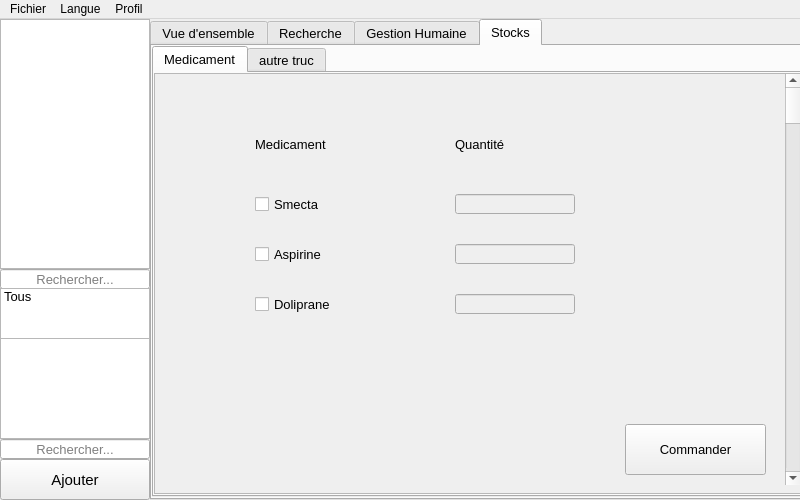
<?xml version="1.0" encoding="UTF-8"?>
<ui version="4.0">
 <class>MainWin</class>
 <widget class="QMainWindow" name="MainWin">
  <property name="geometry">
   <rect>
    <x>0</x>
    <y>0</y>
    <width>800</width>
    <height>500</height>
   </rect>
  </property>
  <property name="minimumSize">
   <size>
    <width>800</width>
    <height>500</height>
   </size>
  </property>
  <property name="maximumSize">
   <size>
    <width>800</width>
    <height>500</height>
   </size>
  </property>
  <property name="windowTitle">
   <string>Humanitaire 2.0</string>
  </property>
  <widget class="QWidget" name="centralWidget">
   <widget class="QTabWidget" name="tabs">
    <property name="geometry">
     <rect>
      <x>150</x>
      <y>0</y>
      <width>661</width>
      <height>481</height>
     </rect>
    </property>
    <property name="font">
     <font>
      <pointsize>10</pointsize>
     </font>
    </property>
    <property name="currentIndex">
     <number>3</number>
    </property>
    <property name="tabsClosable">
     <bool>false</bool>
    </property>
    <property name="tabBarAutoHide">
     <bool>false</bool>
    </property>
    <widget class="QWidget" name="tab_overview">
     <attribute name="title">
      <string>Vue d'ensemble</string>
     </attribute>
     <widget class="QGroupBox" name="groupbox_campOther">
      <property name="geometry">
       <rect>
        <x>0</x>
        <y>-5</y>
        <width>651</width>
        <height>461</height>
       </rect>
      </property>
      <property name="title">
       <string/>
      </property>
      <property name="flat">
       <bool>true</bool>
      </property>
      <widget class="QLineEdit" name="text_campName">
       <property name="enabled">
        <bool>false</bool>
       </property>
       <property name="geometry">
        <rect>
         <x>240</x>
         <y>110</y>
         <width>120</width>
         <height>20</height>
        </rect>
       </property>
      </widget>
      <widget class="QLineEdit" name="text_campLoc">
       <property name="enabled">
        <bool>false</bool>
       </property>
       <property name="geometry">
        <rect>
         <x>240</x>
         <y>150</y>
         <width>120</width>
         <height>20</height>
        </rect>
       </property>
      </widget>
      <widget class="QLineEdit" name="text_campNbRefugee">
       <property name="enabled">
        <bool>false</bool>
       </property>
       <property name="geometry">
        <rect>
         <x>240</x>
         <y>190</y>
         <width>120</width>
         <height>20</height>
        </rect>
       </property>
      </widget>
      <widget class="QLineEdit" name="text_campPlaceMax">
       <property name="enabled">
        <bool>false</bool>
       </property>
       <property name="geometry">
        <rect>
         <x>240</x>
         <y>230</y>
         <width>120</width>
         <height>20</height>
        </rect>
       </property>
      </widget>
      <widget class="QLineEdit" name="text_campPlaceRemaining">
       <property name="enabled">
        <bool>false</bool>
       </property>
       <property name="geometry">
        <rect>
         <x>240</x>
         <y>270</y>
         <width>120</width>
         <height>20</height>
        </rect>
       </property>
      </widget>
      <widget class="QLabel" name="label_campName">
       <property name="geometry">
        <rect>
         <x>70</x>
         <y>110</y>
         <width>160</width>
         <height>20</height>
        </rect>
       </property>
       <property name="font">
        <font>
         <pointsize>10</pointsize>
        </font>
       </property>
       <property name="text">
        <string>Nom :</string>
       </property>
      </widget>
      <widget class="QLabel" name="label_campLoc">
       <property name="geometry">
        <rect>
         <x>70</x>
         <y>150</y>
         <width>160</width>
         <height>20</height>
        </rect>
       </property>
       <property name="font">
        <font>
         <pointsize>10</pointsize>
        </font>
       </property>
       <property name="text">
        <string>Localisation :</string>
       </property>
      </widget>
      <widget class="QLabel" name="label_campNbRefugee">
       <property name="geometry">
        <rect>
         <x>70</x>
         <y>190</y>
         <width>160</width>
         <height>20</height>
        </rect>
       </property>
       <property name="font">
        <font>
         <pointsize>10</pointsize>
        </font>
       </property>
       <property name="text">
        <string>Nombre de Personne :</string>
       </property>
      </widget>
      <widget class="QLabel" name="label_campPlaceMax">
       <property name="geometry">
        <rect>
         <x>70</x>
         <y>230</y>
         <width>160</width>
         <height>20</height>
        </rect>
       </property>
       <property name="font">
        <font>
         <pointsize>10</pointsize>
        </font>
       </property>
       <property name="text">
        <string>Nombre de place max :</string>
       </property>
      </widget>
      <widget class="QLabel" name="label_campPlaceRemaining">
       <property name="geometry">
        <rect>
         <x>70</x>
         <y>270</y>
         <width>160</width>
         <height>20</height>
        </rect>
       </property>
       <property name="font">
        <font>
         <pointsize>10</pointsize>
        </font>
       </property>
       <property name="text">
        <string>Nombre de place restante :</string>
       </property>
      </widget>
      <widget class="QPushButton" name="btn_campModCancel">
       <property name="geometry">
        <rect>
         <x>440</x>
         <y>260</y>
         <width>170</width>
         <height>50</height>
        </rect>
       </property>
       <property name="font">
        <font>
         <pointsize>12</pointsize>
        </font>
       </property>
       <property name="text">
        <string>Annuler modifications</string>
       </property>
      </widget>
      <widget class="QPushButton" name="btn_campMod">
       <property name="geometry">
        <rect>
         <x>440</x>
         <y>310</y>
         <width>170</width>
         <height>50</height>
        </rect>
       </property>
       <property name="font">
        <font>
         <pointsize>12</pointsize>
        </font>
       </property>
       <property name="text">
        <string>Modifier Camp</string>
       </property>
      </widget>
      <widget class="QPushButton" name="btn_campDel">
       <property name="geometry">
        <rect>
         <x>440</x>
         <y>360</y>
         <width>170</width>
         <height>50</height>
        </rect>
       </property>
       <property name="font">
        <font>
         <pointsize>12</pointsize>
        </font>
       </property>
       <property name="text">
        <string>Supprimer Camp</string>
       </property>
       <property name="shortcut">
        <string>Del</string>
       </property>
      </widget>
     </widget>
     <widget class="QGroupBox" name="groupbox_campAll">
      <property name="geometry">
       <rect>
        <x>0</x>
        <y>-5</y>
        <width>641</width>
        <height>461</height>
       </rect>
      </property>
      <property name="title">
       <string/>
      </property>
      <property name="flat">
       <bool>true</bool>
      </property>
      <widget class="QLabel" name="label_campTotal">
       <property name="geometry">
        <rect>
         <x>70</x>
         <y>130</y>
         <width>140</width>
         <height>20</height>
        </rect>
       </property>
       <property name="text">
        <string>Total Camps :</string>
       </property>
      </widget>
      <widget class="QLabel" name="label_campTotalPlaceMax">
       <property name="geometry">
        <rect>
         <x>70</x>
         <y>210</y>
         <width>140</width>
         <height>20</height>
        </rect>
       </property>
       <property name="text">
        <string>Total Places Max : </string>
       </property>
      </widget>
      <widget class="QLabel" name="label_campTotalRefugiee">
       <property name="geometry">
        <rect>
         <x>70</x>
         <y>170</y>
         <width>140</width>
         <height>20</height>
        </rect>
       </property>
       <property name="text">
        <string>Total Réfugiés :</string>
       </property>
      </widget>
      <widget class="QLabel" name="label_totalPlacesRemaining">
       <property name="geometry">
        <rect>
         <x>70</x>
         <y>250</y>
         <width>140</width>
         <height>20</height>
        </rect>
       </property>
       <property name="text">
        <string>Total Places Restantes :</string>
       </property>
      </widget>
      <widget class="QLineEdit" name="text_campTotal">
       <property name="enabled">
        <bool>false</bool>
       </property>
       <property name="geometry">
        <rect>
         <x>240</x>
         <y>130</y>
         <width>120</width>
         <height>20</height>
        </rect>
       </property>
      </widget>
      <widget class="QLineEdit" name="text_campTotalRefugiee">
       <property name="enabled">
        <bool>false</bool>
       </property>
       <property name="geometry">
        <rect>
         <x>240</x>
         <y>170</y>
         <width>120</width>
         <height>20</height>
        </rect>
       </property>
      </widget>
      <widget class="QLineEdit" name="text_campTotalPlaceMax">
       <property name="enabled">
        <bool>false</bool>
       </property>
       <property name="geometry">
        <rect>
         <x>240</x>
         <y>210</y>
         <width>120</width>
         <height>20</height>
        </rect>
       </property>
      </widget>
      <widget class="QLineEdit" name="text_campTotalPlaceRest">
       <property name="enabled">
        <bool>false</bool>
       </property>
       <property name="geometry">
        <rect>
         <x>240</x>
         <y>250</y>
         <width>120</width>
         <height>20</height>
        </rect>
       </property>
      </widget>
     </widget>
     <zorder>groupbox_campAll</zorder>
     <zorder>groupbox_campOther</zorder>
    </widget>
    <widget class="QWidget" name="tab_search">
     <attribute name="title">
      <string>Recherche</string>
     </attribute>
     <widget class="QLabel" name="label_searchLName">
      <property name="geometry">
       <rect>
        <x>70</x>
        <y>40</y>
        <width>100</width>
        <height>20</height>
       </rect>
      </property>
      <property name="font">
       <font>
        <pointsize>10</pointsize>
       </font>
      </property>
      <property name="text">
       <string>Nom:</string>
      </property>
     </widget>
     <widget class="QLabel" name="label_searchFName">
      <property name="geometry">
       <rect>
        <x>70</x>
        <y>80</y>
        <width>100</width>
        <height>20</height>
       </rect>
      </property>
      <property name="font">
       <font>
        <pointsize>10</pointsize>
       </font>
      </property>
      <property name="text">
       <string>Prenom:</string>
      </property>
     </widget>
     <widget class="QLabel" name="label_searchAge">
      <property name="geometry">
       <rect>
        <x>70</x>
        <y>120</y>
        <width>100</width>
        <height>20</height>
       </rect>
      </property>
      <property name="font">
       <font>
        <pointsize>10</pointsize>
       </font>
      </property>
      <property name="text">
       <string>Age:</string>
      </property>
     </widget>
     <widget class="QLabel" name="label_searchCountry">
      <property name="geometry">
       <rect>
        <x>70</x>
        <y>200</y>
        <width>100</width>
        <height>20</height>
       </rect>
      </property>
      <property name="font">
       <font>
        <pointsize>10</pointsize>
       </font>
      </property>
      <property name="text">
       <string>Pays d'origine:</string>
      </property>
     </widget>
     <widget class="QLabel" name="label_searchSex">
      <property name="geometry">
       <rect>
        <x>70</x>
        <y>160</y>
        <width>100</width>
        <height>20</height>
       </rect>
      </property>
      <property name="font">
       <font>
        <pointsize>10</pointsize>
       </font>
      </property>
      <property name="text">
       <string>Sexe:</string>
      </property>
     </widget>
     <widget class="QLabel" name="label_searchType">
      <property name="geometry">
       <rect>
        <x>70</x>
        <y>240</y>
        <width>100</width>
        <height>20</height>
       </rect>
      </property>
      <property name="font">
       <font>
        <pointsize>10</pointsize>
       </font>
      </property>
      <property name="text">
       <string>Type:</string>
      </property>
     </widget>
     <widget class="QLabel" name="label_searchState">
      <property name="geometry">
       <rect>
        <x>70</x>
        <y>280</y>
        <width>100</width>
        <height>20</height>
       </rect>
      </property>
      <property name="font">
       <font>
        <pointsize>10</pointsize>
       </font>
      </property>
      <property name="text">
       <string>Etat:</string>
      </property>
     </widget>
     <widget class="QLabel" name="label_searchMisc">
      <property name="geometry">
       <rect>
        <x>70</x>
        <y>320</y>
        <width>100</width>
        <height>20</height>
       </rect>
      </property>
      <property name="font">
       <font>
        <pointsize>10</pointsize>
       </font>
      </property>
      <property name="text">
       <string>Divers:</string>
      </property>
     </widget>
     <widget class="QComboBox" name="combo_searchAge">
      <property name="geometry">
       <rect>
        <x>220</x>
        <y>120</y>
        <width>120</width>
        <height>20</height>
       </rect>
      </property>
      <item>
       <property name="text">
        <string>Inconnu</string>
       </property>
      </item>
     </widget>
     <widget class="QComboBox" name="combo_searchSex">
      <property name="geometry">
       <rect>
        <x>220</x>
        <y>160</y>
        <width>120</width>
        <height>20</height>
       </rect>
      </property>
      <item>
       <property name="text">
        <string>Inconnu</string>
       </property>
      </item>
      <item>
       <property name="text">
        <string>Homme</string>
       </property>
      </item>
      <item>
       <property name="text">
        <string>Femme</string>
       </property>
      </item>
     </widget>
     <widget class="QComboBox" name="combo_searchCountry">
      <property name="geometry">
       <rect>
        <x>220</x>
        <y>200</y>
        <width>120</width>
        <height>20</height>
       </rect>
      </property>
      <item>
       <property name="text">
        <string>Inconnu</string>
       </property>
      </item>
     </widget>
     <widget class="QComboBox" name="combo_searchType">
      <property name="geometry">
       <rect>
        <x>220</x>
        <y>240</y>
        <width>120</width>
        <height>20</height>
       </rect>
      </property>
      <item>
       <property name="text">
        <string>Inconnu</string>
       </property>
      </item>
      <item>
       <property name="text">
        <string>Caucasien</string>
       </property>
      </item>
      <item>
       <property name="text">
        <string>Noir</string>
       </property>
      </item>
      <item>
       <property name="text">
        <string>Mongoloïde</string>
       </property>
      </item>
      <item>
       <property name="text">
        <string>Australoïde</string>
       </property>
      </item>
      <item>
       <property name="text">
        <string>Amérindien</string>
       </property>
      </item>
     </widget>
     <widget class="QComboBox" name="combo_searchState">
      <property name="geometry">
       <rect>
        <x>220</x>
        <y>280</y>
        <width>120</width>
        <height>20</height>
       </rect>
      </property>
      <item>
       <property name="text">
        <string>Inconnu</string>
       </property>
      </item>
      <item>
       <property name="text">
        <string>Disparu</string>
       </property>
      </item>
      <item>
       <property name="text">
        <string>Bonne Santé</string>
       </property>
      </item>
      <item>
       <property name="text">
        <string>Malade</string>
       </property>
      </item>
      <item>
       <property name="text">
        <string>Mort</string>
       </property>
      </item>
     </widget>
     <widget class="QTextEdit" name="text_searchMisc">
      <property name="enabled">
       <bool>true</bool>
      </property>
      <property name="geometry">
       <rect>
        <x>220</x>
        <y>320</y>
        <width>150</width>
        <height>100</height>
       </rect>
      </property>
     </widget>
     <widget class="QPushButton" name="btn_search">
      <property name="geometry">
       <rect>
        <x>440</x>
        <y>370</y>
        <width>170</width>
        <height>50</height>
       </rect>
      </property>
      <property name="font">
       <font>
        <pointsize>12</pointsize>
       </font>
      </property>
      <property name="text">
       <string>Rechercher</string>
      </property>
     </widget>
     <widget class="QListWidget" name="list_res_search">
      <property name="geometry">
       <rect>
        <x>430</x>
        <y>20</y>
        <width>171</width>
        <height>251</height>
       </rect>
      </property>
     </widget>
     <widget class="QLineEdit" name="text_searchLName">
      <property name="geometry">
       <rect>
        <x>220</x>
        <y>40</y>
        <width>120</width>
        <height>20</height>
       </rect>
      </property>
     </widget>
     <widget class="QLineEdit" name="text_searchFName">
      <property name="geometry">
       <rect>
        <x>220</x>
        <y>80</y>
        <width>120</width>
        <height>20</height>
       </rect>
      </property>
     </widget>
    </widget>
    <widget class="QWidget" name="tab_manage">
     <attribute name="title">
      <string>Gestion Humaine</string>
     </attribute>
     <widget class="QListWidget" name="list_manage">
      <property name="geometry">
       <rect>
        <x>60</x>
        <y>40</y>
        <width>200</width>
        <height>330</height>
       </rect>
      </property>
     </widget>
     <widget class="QPushButton" name="btn_manageAdd">
      <property name="geometry">
       <rect>
        <x>330</x>
        <y>90</y>
        <width>200</width>
        <height>60</height>
       </rect>
      </property>
      <property name="font">
       <font>
        <weight>50</weight>
        <bold>false</bold>
       </font>
      </property>
      <property name="text">
       <string>Ajouter</string>
      </property>
     </widget>
     <widget class="QPushButton" name="btn_manageDel">
      <property name="geometry">
       <rect>
        <x>330</x>
        <y>280</y>
        <width>200</width>
        <height>60</height>
       </rect>
      </property>
      <property name="text">
       <string>Suppression</string>
      </property>
     </widget>
     <widget class="QPushButton" name="btn_manageMod">
      <property name="geometry">
       <rect>
        <x>330</x>
        <y>185</y>
        <width>200</width>
        <height>60</height>
       </rect>
      </property>
      <property name="text">
       <string>Modifier</string>
      </property>
     </widget>
     <widget class="QLineEdit" name="text_searchManage">
      <property name="geometry">
       <rect>
        <x>60</x>
        <y>370</y>
        <width>200</width>
        <height>25</height>
       </rect>
      </property>
      <property name="alignment">
       <set>Qt::AlignCenter</set>
      </property>
      <property name="placeholderText">
       <string>Rechercher une personne...</string>
      </property>
      <property name="clearButtonEnabled">
       <bool>true</bool>
      </property>
     </widget>
     <widget class="QListWidget" name="list_manageSearch">
      <property name="geometry">
       <rect>
        <x>60</x>
        <y>40</y>
        <width>200</width>
        <height>330</height>
       </rect>
      </property>
     </widget>
    </widget>
    <widget class="QWidget" name="tab_supplies">
     <attribute name="title">
      <string>Stocks</string>
     </attribute>
     <widget class="QTabWidget" name="tabs_supplies">
      <property name="geometry">
       <rect>
        <x>0</x>
        <y>0</y>
        <width>651</width>
        <height>451</height>
       </rect>
      </property>
      <property name="currentIndex">
       <number>0</number>
      </property>
      <widget class="QWidget" name="tab">
       <attribute name="title">
        <string>Medicament</string>
       </attribute>
       <widget class="QScrollArea" name="scroolArea">
        <property name="geometry">
         <rect>
          <x>0</x>
          <y>0</y>
          <width>661</width>
          <height>421</height>
         </rect>
        </property>
        <property name="widgetResizable">
         <bool>true</bool>
        </property>
        <widget class="QWidget" name="scrollAreaWidgetContents">
         <property name="geometry">
          <rect>
           <x>0</x>
           <y>0</y>
           <width>659</width>
           <height>419</height>
          </rect>
         </property>
         <widget class="QLabel" name="label">
          <property name="geometry">
           <rect>
            <x>100</x>
            <y>60</y>
            <width>121</width>
            <height>21</height>
           </rect>
          </property>
          <property name="text">
           <string>Medicament</string>
          </property>
         </widget>
         <widget class="QLabel" name="label_2">
          <property name="geometry">
           <rect>
            <x>300</x>
            <y>60</y>
            <width>121</width>
            <height>21</height>
           </rect>
          </property>
          <property name="text">
           <string>Quantité</string>
          </property>
         </widget>
         <widget class="QCheckBox" name="checkBox">
          <property name="geometry">
           <rect>
            <x>100</x>
            <y>120</y>
            <width>111</width>
            <height>20</height>
           </rect>
          </property>
          <property name="text">
           <string>Smecta</string>
          </property>
         </widget>
         <widget class="QCheckBox" name="checkBox_2">
          <property name="geometry">
           <rect>
            <x>100</x>
            <y>170</y>
            <width>111</width>
            <height>20</height>
           </rect>
          </property>
          <property name="text">
           <string>Aspirine</string>
          </property>
         </widget>
         <widget class="QCheckBox" name="checkBox_3">
          <property name="geometry">
           <rect>
            <x>100</x>
            <y>220</y>
            <width>111</width>
            <height>20</height>
           </rect>
          </property>
          <property name="text">
           <string>Doliprane</string>
          </property>
         </widget>
         <widget class="QLineEdit" name="text_campName_2">
          <property name="enabled">
           <bool>false</bool>
          </property>
          <property name="geometry">
           <rect>
            <x>300</x>
            <y>120</y>
            <width>120</width>
            <height>20</height>
           </rect>
          </property>
         </widget>
         <widget class="QLineEdit" name="text_campName_3">
          <property name="enabled">
           <bool>false</bool>
          </property>
          <property name="geometry">
           <rect>
            <x>300</x>
            <y>170</y>
            <width>120</width>
            <height>20</height>
           </rect>
          </property>
         </widget>
         <widget class="QLineEdit" name="text_campName_4">
          <property name="enabled">
           <bool>false</bool>
          </property>
          <property name="geometry">
           <rect>
            <x>300</x>
            <y>220</y>
            <width>120</width>
            <height>20</height>
           </rect>
          </property>
         </widget>
         <widget class="QPushButton" name="pushButton">
          <property name="geometry">
           <rect>
            <x>470</x>
            <y>350</y>
            <width>141</width>
            <height>51</height>
           </rect>
          </property>
          <property name="text">
           <string>Commander</string>
          </property>
         </widget>
         <widget class="QScrollBar" name="verticalScrollBar">
          <property name="geometry">
           <rect>
            <x>630</x>
            <y>0</y>
            <width>16</width>
            <height>411</height>
           </rect>
          </property>
          <property name="orientation">
           <enum>Qt::Vertical</enum>
          </property>
         </widget>
        </widget>
       </widget>
      </widget>
      <widget class="QWidget" name="tab_2">
       <attribute name="title">
        <string>autre truc</string>
       </attribute>
      </widget>
     </widget>
    </widget>
   </widget>
   <widget class="QListWidget" name="list_camp">
    <property name="geometry">
     <rect>
      <x>0</x>
      <y>0</y>
      <width>150</width>
      <height>250</height>
     </rect>
    </property>
    <property name="font">
     <font>
      <pointsize>10</pointsize>
     </font>
    </property>
    <property name="currentRow">
     <number>-1</number>
    </property>
    <property name="sortingEnabled">
     <bool>false</bool>
    </property>
    <item>
     <property name="text">
      <string>Tous</string>
     </property>
    </item>
   </widget>
   <widget class="QPushButton" name="btn_campAdd">
    <property name="geometry">
     <rect>
      <x>0</x>
      <y>440</y>
      <width>150</width>
      <height>41</height>
     </rect>
    </property>
    <property name="font">
     <font>
      <pointsize>11</pointsize>
     </font>
    </property>
    <property name="text">
     <string>Ajouter</string>
    </property>
    <property name="shortcut">
     <string>Ctrl+A</string>
    </property>
   </widget>
   <widget class="QLineEdit" name="text_searchCamp">
    <property name="geometry">
     <rect>
      <x>0</x>
      <y>250</y>
      <width>150</width>
      <height>20</height>
     </rect>
    </property>
    <property name="font">
     <font>
      <pointsize>10</pointsize>
     </font>
    </property>
    <property name="maxLength">
     <number>50</number>
    </property>
    <property name="alignment">
     <set>Qt::AlignCenter</set>
    </property>
    <property name="placeholderText">
     <string>Rechercher...</string>
    </property>
    <property name="clearButtonEnabled">
     <bool>true</bool>
    </property>
   </widget>
   <widget class="QListWidget" name="list_campSearch">
    <property name="geometry">
     <rect>
      <x>0</x>
      <y>0</y>
      <width>150</width>
      <height>250</height>
     </rect>
    </property>
    <property name="font">
     <font>
      <pointsize>10</pointsize>
     </font>
    </property>
    <property name="currentRow">
     <number>-1</number>
    </property>
    <property name="sortingEnabled">
     <bool>false</bool>
    </property>
   </widget>
   <widget class="QListWidget" name="list_reserve">
    <property name="geometry">
     <rect>
      <x>0</x>
      <y>269</y>
      <width>150</width>
      <height>151</height>
     </rect>
    </property>
    <property name="font">
     <font>
      <pointsize>10</pointsize>
     </font>
    </property>
    <property name="currentRow">
     <number>-1</number>
    </property>
    <property name="sortingEnabled">
     <bool>false</bool>
    </property>
    <item>
     <property name="text">
      <string>Tous</string>
     </property>
    </item>
   </widget>
   <widget class="QLineEdit" name="text_rechStock">
    <property name="geometry">
     <rect>
      <x>0</x>
      <y>420</y>
      <width>150</width>
      <height>20</height>
     </rect>
    </property>
    <property name="font">
     <font>
      <pointsize>10</pointsize>
     </font>
    </property>
    <property name="maxLength">
     <number>50</number>
    </property>
    <property name="alignment">
     <set>Qt::AlignCenter</set>
    </property>
    <property name="placeholderText">
     <string>Rechercher...</string>
    </property>
    <property name="clearButtonEnabled">
     <bool>true</bool>
    </property>
   </widget>
   <widget class="QListWidget" name="list_reserveSearch">
    <property name="geometry">
     <rect>
      <x>0</x>
      <y>319</y>
      <width>150</width>
      <height>101</height>
     </rect>
    </property>
    <property name="font">
     <font>
      <pointsize>10</pointsize>
     </font>
    </property>
    <property name="currentRow">
     <number>-1</number>
    </property>
    <property name="sortingEnabled">
     <bool>false</bool>
    </property>
   </widget>
  </widget>
  <widget class="QMenuBar" name="menuBar">
   <property name="geometry">
    <rect>
     <x>0</x>
     <y>0</y>
     <width>800</width>
     <height>26</height>
    </rect>
   </property>
   <widget class="QMenu" name="menuLanguage">
    <property name="title">
     <string>Langue</string>
    </property>
    <addaction name="actionFrench"/>
    <addaction name="actionEnglish"/>
   </widget>
   <widget class="QMenu" name="menuFile">
    <property name="title">
     <string>Fichier</string>
    </property>
    <addaction name="actionExit"/>
   </widget>
   <widget class="QMenu" name="menuProfile">
    <property name="title">
     <string>Profil</string>
    </property>
    <addaction name="actionConnexion"/>
    <addaction name="actionDeconnexion"/>
   </widget>
   <addaction name="menuFile"/>
   <addaction name="menuLanguage"/>
   <addaction name="menuProfile"/>
  </widget>
  <action name="actionFrench">
   <property name="text">
    <string>Français</string>
   </property>
  </action>
  <action name="actionEnglish">
   <property name="text">
    <string>Anglais</string>
   </property>
  </action>
  <action name="actionExit">
   <property name="text">
    <string>Quitter</string>
   </property>
  </action>
  <action name="actionConnexion">
   <property name="text">
    <string>Connexion</string>
   </property>
  </action>
  <action name="actionDeconnexion">
   <property name="text">
    <string>Déconnexion</string>
   </property>
  </action>
 </widget>
 <layoutdefault spacing="6" margin="11"/>
 <resources/>
 <connections/>
</ui>
